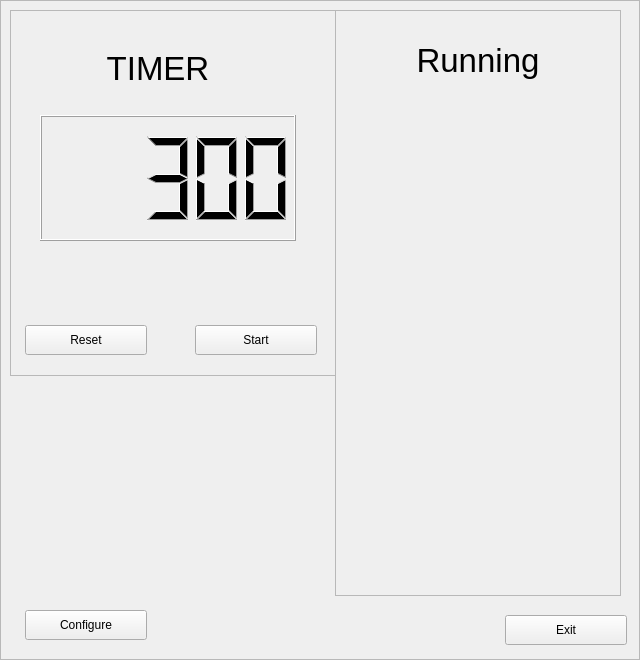
<?xml version="1.0" encoding="UTF-8"?>
<ui version="4.0">
 <class>FrameMain</class>
 <widget class="QFrame" name="FrameMain">
  <property name="enabled">
   <bool>true</bool>
  </property>
  <property name="geometry">
   <rect>
    <x>0</x>
    <y>0</y>
    <width>640</width>
    <height>660</height>
   </rect>
  </property>
  <property name="sizePolicy">
   <sizepolicy hsizetype="Fixed" vsizetype="Fixed">
    <horstretch>0</horstretch>
    <verstretch>0</verstretch>
   </sizepolicy>
  </property>
  <property name="windowTitle">
   <string>CodingDojo</string>
  </property>
  <property name="frameShape">
   <enum>QFrame::StyledPanel</enum>
  </property>
  <property name="frameShadow">
   <enum>QFrame::Raised</enum>
  </property>
  <widget class="QFrame" name="frame">
   <property name="geometry">
    <rect>
     <x>10</x>
     <y>10</y>
     <width>326</width>
     <height>366</height>
    </rect>
   </property>
   <property name="frameShape">
    <enum>QFrame::StyledPanel</enum>
   </property>
   <property name="frameShadow">
    <enum>QFrame::Raised</enum>
   </property>
   <widget class="QLCDNumber" name="lcdNumber">
    <property name="geometry">
     <rect>
      <x>30</x>
      <y>105</y>
      <width>256</width>
      <height>126</height>
     </rect>
    </property>
    <property name="value" stdset="0">
     <double>300.000000000000000</double>
    </property>
   </widget>
   <widget class="QPushButton" name="startTimerButton">
    <property name="geometry">
     <rect>
      <x>185</x>
      <y>315</y>
      <width>122</width>
      <height>30</height>
     </rect>
    </property>
    <property name="text">
     <string>Start</string>
    </property>
   </widget>
   <widget class="QPushButton" name="resetTimerButton">
    <property name="geometry">
     <rect>
      <x>15</x>
      <y>315</y>
      <width>122</width>
      <height>30</height>
     </rect>
    </property>
    <property name="text">
     <string>Reset</string>
    </property>
   </widget>
   <widget class="QLabel" name="label">
    <property name="geometry">
     <rect>
      <x>35</x>
      <y>35</y>
      <width>226</width>
      <height>46</height>
     </rect>
    </property>
    <property name="font">
     <font>
      <pointsize>25</pointsize>
     </font>
    </property>
    <property name="text">
     <string>TIMER</string>
    </property>
    <property name="scaledContents">
     <bool>true</bool>
    </property>
    <property name="alignment">
     <set>Qt::AlignCenter</set>
    </property>
   </widget>
  </widget>
  <widget class="QPushButton" name="exitButton">
   <property name="geometry">
    <rect>
     <x>505</x>
     <y>615</y>
     <width>122</width>
     <height>30</height>
    </rect>
   </property>
   <property name="text">
    <string>Exit</string>
   </property>
  </widget>
  <widget class="QFrame" name="frame_2">
   <property name="geometry">
    <rect>
     <x>335</x>
     <y>10</y>
     <width>286</width>
     <height>586</height>
    </rect>
   </property>
   <property name="frameShape">
    <enum>QFrame::StyledPanel</enum>
   </property>
   <property name="frameShadow">
    <enum>QFrame::Raised</enum>
   </property>
   <widget class="KLed" name="kledGreen">
    <property name="geometry">
     <rect>
      <x>85</x>
      <y>100</y>
      <width>136</width>
      <height>136</height>
     </rect>
    </property>
    <property name="state">
     <enum>KLed::Off</enum>
    </property>
   </widget>
   <widget class="KLed" name="kledYellow">
    <property name="geometry">
     <rect>
      <x>85</x>
      <y>260</y>
      <width>141</width>
      <height>136</height>
     </rect>
    </property>
    <property name="state">
     <enum>KLed::Off</enum>
    </property>
    <property name="color">
     <color>
      <red>255</red>
      <green>255</green>
      <blue>0</blue>
     </color>
    </property>
   </widget>
   <widget class="KLed" name="kledRed">
    <property name="geometry">
     <rect>
      <x>85</x>
      <y>420</y>
      <width>136</width>
      <height>136</height>
     </rect>
    </property>
    <property name="layoutDirection">
     <enum>Qt::LeftToRight</enum>
    </property>
    <property name="state">
     <enum>KLed::Off</enum>
    </property>
    <property name="color">
     <color>
      <red>255</red>
      <green>0</green>
      <blue>0</blue>
     </color>
    </property>
   </widget>
   <widget class="QLabel" name="label_2">
    <property name="geometry">
     <rect>
      <x>30</x>
      <y>20</y>
      <width>226</width>
      <height>61</height>
     </rect>
    </property>
    <property name="font">
     <font>
      <pointsize>25</pointsize>
     </font>
    </property>
    <property name="text">
     <string>Running</string>
    </property>
    <property name="scaledContents">
     <bool>true</bool>
    </property>
    <property name="alignment">
     <set>Qt::AlignCenter</set>
    </property>
   </widget>
  </widget>
  <widget class="QPushButton" name="configureButton">
   <property name="geometry">
    <rect>
     <x>25</x>
     <y>610</y>
     <width>122</width>
     <height>30</height>
    </rect>
   </property>
   <property name="text">
    <string>Configure</string>
   </property>
  </widget>
 </widget>
 <customwidgets>
  <customwidget>
   <class>KLed</class>
   <extends>QWidget</extends>
   <header>kled.h</header>
  </customwidget>
 </customwidgets>
 <resources/>
 <connections>
  <connection>
   <sender>exitButton</sender>
   <signal>clicked()</signal>
   <receiver>FrameMain</receiver>
   <slot>close()</slot>
   <hints>
    <hint type="sourcelabel">
     <x>565</x>
     <y>629</y>
    </hint>
    <hint type="destinationlabel">
     <x>319</x>
     <y>329</y>
    </hint>
   </hints>
  </connection>
 </connections>
</ui>
